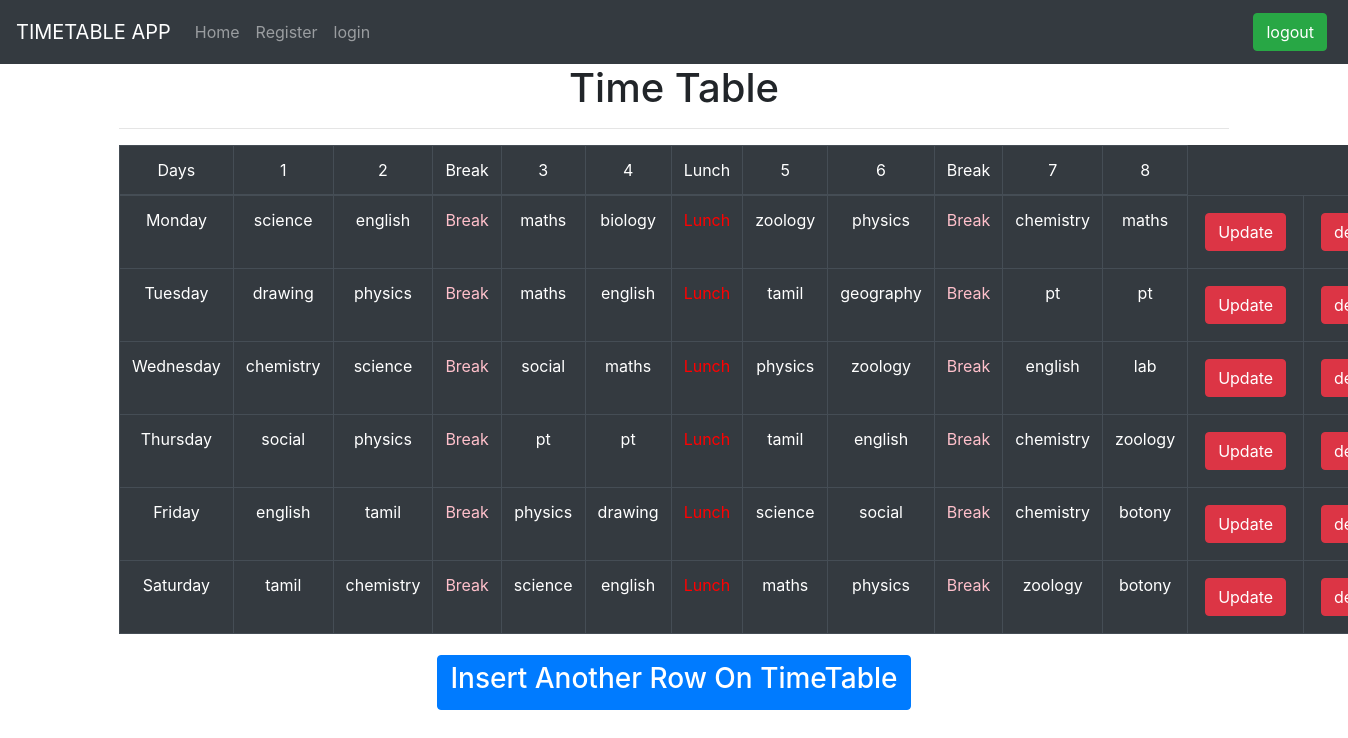
Page /timetable1/ (signed in) on the committed database.
### testapp/models.py (models this page shows)
class monday_model1(models.Model):
    day=models.CharField(max_length=30)
    firstperiod=models.CharField(max_length=30)
    secondperiod=models.CharField(max_length=30)
    thirdperiod=models.CharField(max_length=30)
    fourthperiod=models.CharField(max_length=30)
    fifthperiod=models.CharField(max_length=30)
    sixthperiod=models.CharField(max_length=30)
    seventhperiod=models.CharField(max_length=30)
    eightperiod=models.CharField(max_length=30)

### testapp/views.py (the view)
# urls.py: path('timetable1/', views.timetable_view1),
@login_required
def timetable_view1(request):
    monday=monday_model1.objects.all()
    dict={'monday':monday}
    return render(request,'timetable1.html',dict)

### templates/timetable1.html
{%extends 'base.html'%} {%block body_block %}
<div class="container" align="center">
    <h1>Time Table</h1>
    <hr>
    <table class="table table-bordered table-dark">
        <thead align="center">
            <td>Days</td>
            <td>1 <br>
            </td>
            <td>2</td>
            <td>Break</td>
            <td>3</td>
            <td>4</td>
            <td>Lunch</td>
            <td>5</td>
            <td>6</td>
            <td>Break</td>
            <td>7</td>
            <td>8</td>
        </thead>
        {%for e in monday%}
        <tr align="center">
            <td>{{e.day}}</td>
            <td>{{e.firstperiod}}</td>
            <td>{{e.secondperiod}}</td>
            <td>
                <font color='pink'>Break
            </td>
            <td>{{e.thirdperiod}}</td>
            <td>{{e.fourthperiod}}</td>
            <td>
                <font color='red'>Lunch
            </td>
            <td>{{e.fifthperiod}}</td>
            <td>{{e.sixthperiod}}</td>
            <td>
                <font color='pink'>Break
            </td>
            <td>{{e.seventhperiod}}</td>
            <td>{{e.eightperiod}}</td>
            <td><a href="/update/{{e.id}}" style="margin: 5px;" class="btn btn-danger">Update</a>
                <td><a href="/delete/{{e.id}}" style="margin: 5px;" class="btn btn-danger">delete
                </a>
                </td>
        </tr>
        {%endfor%}
    </table>
    <a href="/insert" style="margin: 5px;" class="btn btn-primary">
        <h3>Insert Another Row On TimeTable</h3>
    </a>
</div>
{%endblock%}

### templates/base.html (shortened to what this page needs)
<!doctype html>
<html lang="en">
<head>
    <link rel="stylesheet" href="https://stackpath.bootstrapcdn.com/bootstrap/4.5.0/css/bootstrap.min.css"
>
</head>
<body>
    <nav class="navbar navbar-expand-lg navbar-dark bg-dark">
        <a class="navbar-brand" href="/">TIMETABLE APP</a>
        <div class="collapse navbar-collapse" id="navbarSupportedContent">
            <ul class="navbar-nav mr-auto">
                <li class="nav-item">
                    <a class="nav-link" href="/">Home</a>
                </li>
                <li class="nav-item">
                    <a class="nav-link" href="/sign">Register</a>
                </li>
                <li class="nav-item">
                    <a class="nav-link" href="/accounts/login">login</a>
                </li>
            </ul>
            <a href="/accounts/logout" style="margin: 5px;" class="btn btn-success">logout</a>
        </div>
    </nav>
    {%block body_block %} {%endblock%}
</body>
</html>

### rows in the picture
monday_model1: day "Monday", firstperiod "science", secondperiod "english", thirdperiod "maths", fourthperiod "biology", fifthperiod "zoology", sixthperiod "physics", seventhperiod "chemistry", eightperiod "maths"
monday_model1: day "Tuesday", firstperiod "drawing", secondperiod "physics", thirdperiod "maths", fourthperiod "english", fifthperiod "tamil", sixthperiod "geography", seventhperiod "pt", eightperiod "pt"
monday_model1: day "Wednesday", firstperiod "chemistry", secondperiod "science", thirdperiod "social", fourthperiod "maths", fifthperiod "physics", sixthperiod "zoology", seventhperiod "english", eightperiod "lab"
monday_model1: day "Thursday", firstperiod "social", secondperiod "physics", thirdperiod "pt", fourthperiod "pt", fifthperiod "tamil", sixthperiod "english", seventhperiod "chemistry", eightperiod "zoology"
monday_model1: day "Friday", firstperiod "english", secondperiod "tamil", thirdperiod "physics", fourthperiod "drawing", fifthperiod "science", sixthperiod "social", seventhperiod "chemistry", eightperiod "botony"
monday_model1: day "Saturday", firstperiod "tamil", secondperiod "chemistry", thirdperiod "science", fourthperiod "english", fifthperiod "maths", sixthperiod "physics", seventhperiod "zoology", eightperiod "botony"
